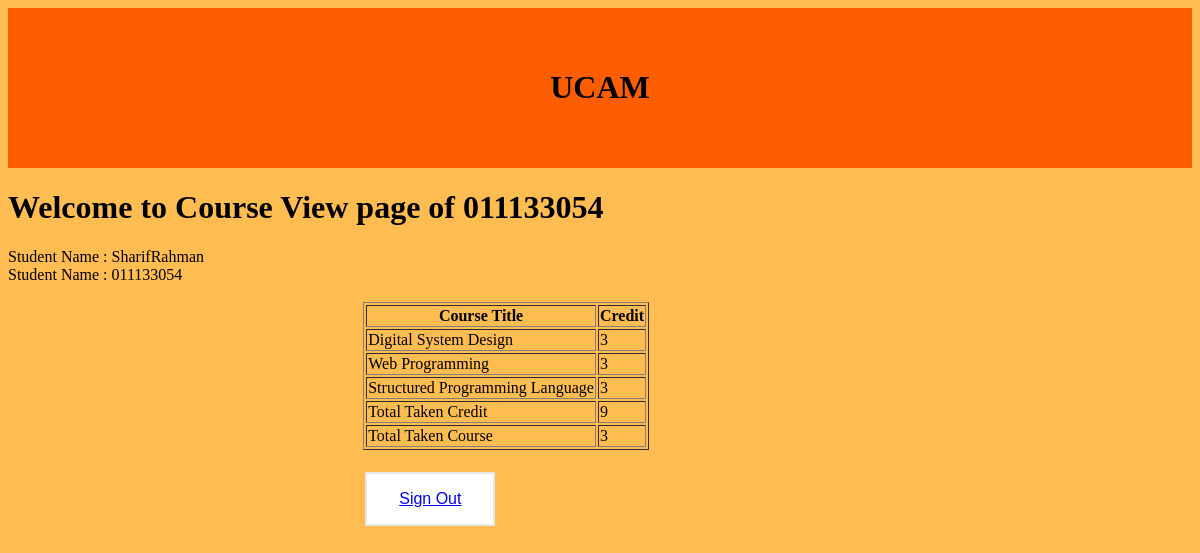
The page /course_view.php (signed in) on the database its author committed.
### tables this page shows
CREATE TABLE `students` (
  `firstname` varchar(20) NOT NULL,
  `lastname` varchar(20) NOT NULL,
  `student_id` varchar(10) NOT NULL,
  `email` varchar(20) DEFAULT NULL,
  `password` varchar(20) DEFAULT NULL
);

### course_view.php (the view, shortened to what this page needs)
<?php
    include 'index.php';
?>
<html>
	<head>
        <link rel="stylesheet" type="text/css" href="buttonstyle.css">
        <link rel="stylesheet" type="text/css" href="Background&Alignment.css">
    </head>
    <header class="header"><h1>UCAM</h1></header>
	<body class="background">
    <h1>Welcome to Course View page of <?= $_SESSION['user_id'] ?></h1>
        <div>
            <span>Student Name : </span>
            <?php
                $sql = "SELECT `firstname`, `lastname` FROM
                `students` WHERE `student_id`='{$_SESSION['user_id']}'";
                $result = $conn->query($sql);
                while($row = $result->fetch_assoc())
                {
                    echo $row['firstname'];
                    echo $row['lastname'];
                }
            ?>
        </div>
        <div>
            <span>Student Name : </span>
            <?php
                $sql = "SELECT `student_id` FROM
                `students` WHERE `student_id`='{$_SESSION['user_id']}'";
                $result = $conn->query($sql);
                while($row = $result->fetch_assoc())
                {
                    echo $row['student_id'];
                }
            ?>
        </div><br>
        <div class="form">
            <table border=1>
                <tr>
                    <th>Course Title</th>
                    <th>Credit</th>
                </tr>
                <?php
                    $sql = "SELECT DISTINCT courses.course_name,courses.course_credit
                    FROM `students` JOIN `course_registration` JOIN `courses`
                    WHERE students.student_id='{$_SESSION['user_id']}'";
                    $result = $conn->query($sql);
                        while($row = $result->fetch_assoc())
                        {
                ?>
                <tr>
                    <td><?php echo $row['course_name'] ?></td>
                    <td><?php echo $row['course_credit'] ?></td>
                </tr>
                <?php } ?>
                <?php
                    $sql = "SELECT SUM(course_credit) as total_credit FROM
                    (SELECT DISTINCT courses.course_name,courses.course_credit
                    FROM `students` JOIN `course_registration` JOIN `courses`
                    WHERE students.student_id='{$_SESSION['user_id']}') AS T";
                    $result = $conn->query($sql);
                        while($row = $result->fetch_assoc())
                        {
                ?>
                <tr>
                    <td>Total Taken Credit</td>
                    <td><?php echo $row['total_credit'] ?></td>
                </tr>
                <?php } ?>
                <?php
                    $sql = "SELECT COUNT(course_credit) as total_course FROM
                    (SELECT DISTINCT courses.course_name,courses.course_credit
                    FROM `students` JOIN `course_registration` JOIN `courses`
                    WHERE students.student_id='{$_SESSION['user_id']}') AS T";
                    $result = $conn->query($sql);
                        while($row = $result->fetch_assoc())
                        {
                ?>
                <tr>
                    <td>Total Taken Course</td>
                    <td><?php echo $row['total_course'] ?></td>
                </tr>
                <?php } ?>
            </table><br>
            <button class="button button4">
            <a href="http://localhost/Web/Sign_out.php">Sign Out</a>
            </button>
        </div>
	</body>
</html>

### buttonstyle.css (style rules this page uses)
.button { background-color: #4CAF50; border: none; color: white; padding: 16px 32px; text-align: center; text-decoration: none; display: inline-block; font-size: 16px; margin: 4px 2px; transition-duration: 0.4s; cursor: pointer; }
.button4 { background-color: white; color: black; border: 2px solid #e7e7e7; }

### Background&Alignment.css (style rules this page uses)
.header { padding: 40px 0; text-align: center; background-color: rgb(255, 94, 0); }
.form { display: block; margin-left: auto; margin-right: auto; width: 40%; }
.background { background-color: rgb(255, 188, 80); }

### rows shown on the page
students: firstname "Sharif", lastname "Rahman", student_id "011133054"

### other values the page prints
$_SESSION['user_id'] "011133054"
$row['course_name'] "Digital System Design"
$row['course_credit'] "3"
$row['course_name'] "Web Programming"
$row['course_name'] "Structured Programming Language"
$row['total_credit'] "9"
$row['total_course'] "3"
